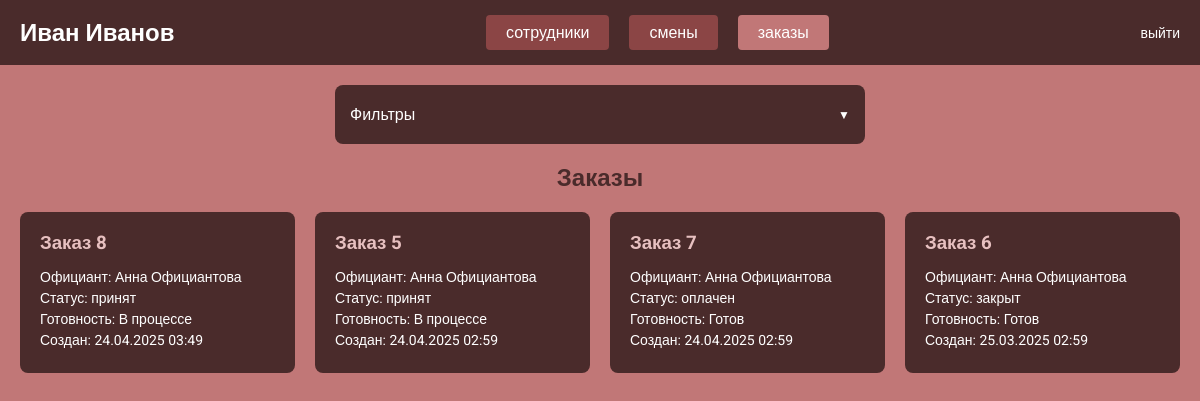
Screenshot of /экзамен/admin/orders.php (signed in) with the database file from the repository.
### tables this page shows
CREATE TABLE `users` (
  `id` int(11) NOT NULL,
  `full_name` varchar(100) NOT NULL,
  `username` varchar(50) NOT NULL,
  `password` varchar(100) NOT NULL,
  `role` enum('admin','cook','waiter') NOT NULL
);

CREATE TABLE `orders` (
  `id` int(11) NOT NULL,
  `shift_id` int(11) DEFAULT NULL,
  `waiter_id` int(11) DEFAULT NULL,
  `status` enum('принят','оплачен','закрыт') DEFAULT 'принят',
  `is_ready` tinyint(1) DEFAULT 0,
  `created_at` timestamp NOT NULL DEFAULT current_timestamp(),
  `table_number` int(11) DEFAULT NULL
);

### экзамен/admin/orders.php (the view, shortened to what this page needs)
<?php
require_once '../config.php';
$stmt = $pdo->prepare("SELECT full_name FROM users WHERE id = ?");
$stmt->execute([$_SESSION['user_id']]);
$user = $stmt->fetch(PDO::FETCH_ASSOC);
$start_date = isset($_GET['start_date']) ? $_GET['start_date'] : date('Y-m-d', strtotime('-1 month'));
$end_date = isset($_GET['end_date']) ? $_GET['end_date'] : date('Y-m-d');
$sql = "SELECT o.*, u.full_name as waiter_name
        FROM orders o
        LEFT JOIN users u ON o.waiter_id = u.id
        WHERE DATE(o.created_at) BETWEEN :start_date AND :end_date
        ORDER BY o.created_at DESC";
$stmt = $pdo->prepare($sql);
$stmt->execute([
    'start_date' => $start_date,
    'end_date' => $end_date
]);
$orders = $stmt->fetchAll(PDO::FETCH_ASSOC);
?>
<!DOCTYPE html>
<html lang="ru">
<head>
    <link rel="stylesheet" href="../style.css">
</head>
<body>
    <div class="header">
        <h1><?php echo htmlspecialchars($user['full_name']); ?></h1>
        <div class="nav-links">
            <a href="employees.php" class="nav-link">сотрудники</a>
            <a href="shifts.php" class="nav-link">смены</a>
            <a href="orders.php" class="nav-link active">заказы</a>
        </div>
        <a href="../logout.php" class="logout-btn">выйти</a>
    </div>
    <div class="content">
        <div class="filter-container">
            <div class="filter-title" onclick="toggleFilter()">
                Фильтры
            </div>
        </div>
        <h2 class="page-title">Заказы</h2>
        <div class="orders-container">
            <?php if (empty($orders)): ?>
                <p class="no-orders">Заказов за выбранный период не найдено</p>
            <?php else: ?>
                <?php foreach ($orders as $order): ?>
                    <div class="order-card">
                        <h3>Заказ <?php echo htmlspecialchars($order['id']); ?></h3>
                        <p>Официант: <?php echo htmlspecialchars($order['waiter_name']); ?></p>
                        <p>Статус: <?php echo htmlspecialchars($order['status']); ?></p>
                        <p>Готовность: <?php echo $order['is_ready'] ? 'Готов' : 'В процессе'; ?></p>
                        <p>Создан: <?php echo date('d.m.Y H:i', strtotime($order['created_at'])); ?></p>
                    </div>
                <?php endforeach; ?>
            <?php endif; ?>
        </div>
    </div>
</body>
</html>

### экзамен/style.css (style rules this page uses)
:root { --dark-brown: #4a2b2b; --medium-brown: #8b4545; --light-pink: #e7c0c0; --pink: #c17777; --green: #458b45; --red: #8b4545; }
body { margin: 0; padding: 0; font-family: 'Roboto', sans-serif; background-color: var(--pink); }
.header { background-color: var(--dark-brown); padding: 15px 20px; display: flex; justify-content: space-between; align-items: center; color: white; }
.header h1 { margin: 0; font-size: 24px; }
.nav-links { display: flex; gap: 20px; margin: 0 auto; }
.nav-link { padding: 8px 20px; text-decoration: none; color: white; background-color: var(--medium-brown); border-radius: 4px; text-transform: lowercase; }
.nav-link.active { background-color: var(--pink); }
.logout-btn { color: white; text-decoration: none; font-size: 14px; text-transform: lowercase; }
.content { padding: 20px; }
.page-title { color: var(--dark-brown); margin-bottom: 20px; text-align: center; }
.orders-container { display: grid; grid-template-columns: repeat(auto-fill, minmax(250px, 1fr)); gap: 20px; }
.order-card { background-color: var(--dark-brown); color: white; padding: 20px; border-radius: 8px; margin-bottom: 20px; }
.order-card h3 { margin: 0 0 15px 0; color: var(--light-pink); }
.order-card p { margin: 5px 0; font-size: 14px; }
.filter-container { background-color: var(--dark-brown); padding: 15px; border-radius: 8px; margin-bottom: 20px; max-width: 500px; margin-left: auto; margin-right: auto; }
.filter-title { color: white; font-size: 16px; font-weight: 500; cursor: pointer; display: flex; justify-content: space-between; align-items: center; padding: 5px 0; }
.filter-title:after { content: '▼'; font-size: 12px; transition: transform 0.3s; }

### rows the page displays
users: full_name "Иван Иванов"
orders: id "8", waiter.full_name "Анна Официантова", status "принят", is_ready "В процессе", created_at "24.04.2025 03:49"
orders: id "5", waiter.full_name "Анна Официантова", status "принят", is_ready "В процессе", created_at "24.04.2025 02:59"
orders: id "7", waiter.full_name "Анна Официантова", status "оплачен", is_ready "Готов", created_at "24.04.2025 02:59"
orders: id "6", waiter.full_name "Анна Официантова", status "закрыт", is_ready "Готов", created_at "25.03.2025 02:59"
